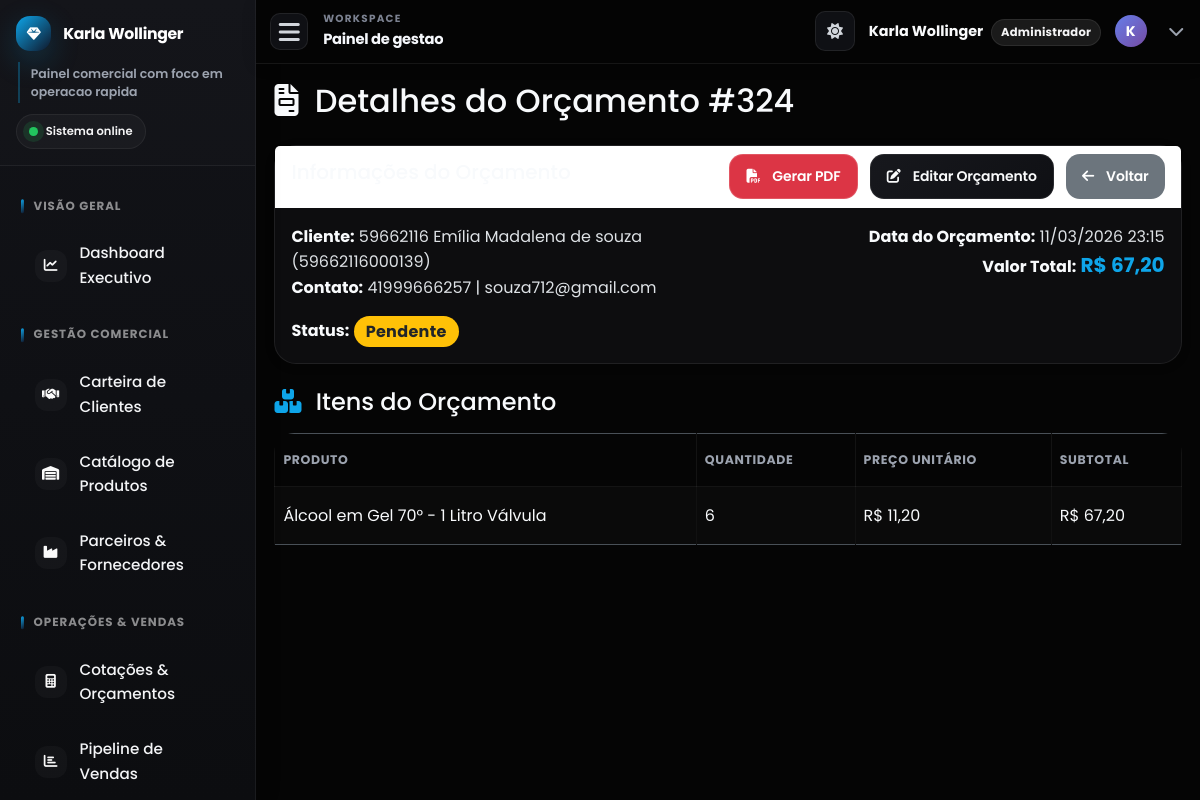
The app's page /detalhes_orcamento.php?id=324 (signed in) with its own data.
### tables this page shows
CREATE TABLE `orcamentos` (
  `id` int(11) NOT NULL AUTO_INCREMENT,
  `cliente_id` int(11) NOT NULL,
  `data_orcamento` datetime DEFAULT current_timestamp(),
  `data_atualizacao` datetime DEFAULT NULL,
  `valor_total` decimal(10,2) NOT NULL,
  `status_orcamento` enum('pendente','aprovado','rejeitado','convertido_venda') DEFAULT 'pendente',
  `forma_pagamento` enum('pix','debito','credito','dinheiro','faturamento','boleto') DEFAULT 'faturamento',
  `tipo_faturamento` enum('avista','7','15','15_dias','20','20_dias','21','28','30','30_dias','45_dias','60_dias','90_dias','15_30','20_30','21_30','20_30_45','28_35_42','28_35_42_59','28_35_45','30_45_60','30_60_90') DEFAULT 'avista',
  `data_vencimento` date DEFAULT NULL,
  `observacoes` text DEFAULT NULL,
  `empresa_id` int(11) DEFAULT NULL,
  `comissao_percentual` decimal(5,2) DEFAULT 0.00,
  `valor_comissao` decimal(10,2) DEFAULT 0.00,
  `data_criacao` date NOT NULL,
  PRIMARY KEY (`id`)
);

CREATE TABLE `clientes` (
  `id` int(11) NOT NULL,
  `nome` varchar(255) NOT NULL,
  `nome_fantasia` varchar(255) DEFAULT NULL,
  `tipo_pessoa` enum('fisica','juridica') NOT NULL,
  `cpf_cnpj` varchar(22) DEFAULT NULL,
  `inscricao_estadual` varchar(20) DEFAULT NULL,
  `email` varchar(100) DEFAULT NULL,
  `telefone` varchar(20) DEFAULT NULL,
  `endereco` varchar(255) DEFAULT NULL,
  `numero` varchar(20) DEFAULT NULL,
  `ponto_referencia` varchar(255) DEFAULT NULL,
  `cidade` varchar(100) DEFAULT NULL,
  `estado` varchar(2) DEFAULT NULL,
  `cep` varchar(10) DEFAULT NULL,
  `data_cadastro` datetime DEFAULT current_timestamp()
);

CREATE TABLE `itens_orcamento` (
  `id` int(11) NOT NULL,
  `orcamento_id` int(11) NOT NULL,
  `produto_id` int(11) NOT NULL,
  `quantidade` int(11) NOT NULL,
  `preco_unitario` decimal(10,2) NOT NULL
);

CREATE TABLE `produtos` (
  `id` int(11) NOT NULL,
  `nome` varchar(255) NOT NULL,
  `descricao` text DEFAULT NULL,
  `sku` varchar(50) DEFAULT NULL,
  `preco_venda` decimal(10,2) NOT NULL,
  `dias_recompra_sugerido` int(11) DEFAULT NULL,
  `percentual_lucro` decimal(5,2) NOT NULL DEFAULT 0.00,
  `quantidade_estoque` int(11) NOT NULL DEFAULT 0,
  `estoque_minimo` int(11) DEFAULT 5,
  `fornecedor` varchar(100) DEFAULT NULL,
  `data_cadastro` datetime DEFAULT current_timestamp(),
  `empresa_id` int(11) DEFAULT NULL,
  `ativo_marketplace` tinyint(1) DEFAULT 1,
  `destaque_marketplace` tinyint(1) DEFAULT 0,
  `ordem_exibicao` int(11) DEFAULT 0,
  `imagem_url` varchar(255) DEFAULT NULL,
  `imagem_produto` varchar(255) DEFAULT NULL,
  `descricao_completa` text DEFAULT NULL
);

### detalhes_orcamento.php (the view, shortened to what this page needs)
<?php
require_once 'includes/db_connect.php';
$orcamento_id = $_GET['id'] ?? null;
$orcamento = null;
$itens_orcamento = [];
if ($orcamento_id) {
    $sql_orcamento = "SELECT o.id, c.nome AS nome_cliente, c.cpf_cnpj, c.telefone, c.email,
                             o.data_orcamento, o.valor_total, o.status_orcamento, o.observacoes
                      FROM orcamentos o
                      JOIN clientes c ON o.cliente_id = c.id
                      WHERE o.id = ?";
    if ($stmt_orcamento = $conn->prepare($sql_orcamento)) {
        $stmt_orcamento->bind_param("i", $orcamento_id);
        $stmt_orcamento->execute();
        $result_orcamento = $stmt_orcamento->get_result();
        if ($result_orcamento->num_rows == 1) {
            $orcamento = $result_orcamento->fetch_assoc();
        } else {
            $message = "Orçamento não encontrado.";
            $message_type = "danger";
        }
    } else {
        $message = "Erro ao buscar detalhes do orçamento: " . $conn->error;
        $message_type = "danger";
    }
    $sql_itens = "SELECT p.nome AS produto_nome, io.quantidade, io.preco_unitario
                  FROM itens_orcamento io
                  JOIN produtos p ON io.produto_id = p.id
                  WHERE io.orcamento_id = ?";
    if ($stmt_itens = $conn->prepare($sql_itens)) {
        $stmt_itens->bind_param("i", $orcamento_id);
        $stmt_itens->execute();
        $result_itens = $stmt_itens->get_result();
        while ($row_item = $result_itens->fetch_assoc()) {
            $itens_orcamento[] = $row_item;
        }
    } else {
        $message = "Erro ao buscar itens do orçamento: " . $conn->error;
        $message_type = "danger";
    }
} else {
    $message = "ID do orçamento não especificado.";
    $message_type = "danger";
}
include_once 'includes/header.php';
?>
<h2 class="mb-4"><i class="fas fa-file-invoice me-2"></i> Detalhes do Orçamento #<?php echo htmlspecialchars($orcamento_id); ?></h2>
<?php if ($orcamento):
    $status_class = '';
    switch ($orcamento['status_orcamento']) {
        case 'pendente':
            $status_class = 'bg-warning text-dark';
            break;
    }
    ?>
    <div class="card shadow-sm mb-4">
        <div class="card-header bg-white d-flex justify-content-between align-items-center">
            <h5>Informações do Orçamento</h5>
            <div>
                <a href="gerar_pdf_orcamento.php?id=<?php echo htmlspecialchars($orcamento['id']); ?>" class="btn btn-danger btn-sm me-2" title="Gerar PDF" target="_blank">
                    <i class="fas fa-file-pdf me-1"></i> Gerar PDF
                </a>
                <?php if ($orcamento['status_orcamento'] != 'convertido_venda' && $orcamento['status_orcamento'] != 'rejeitado'): ?>
                    <a href="criar_orcamento.php?id=<?php echo htmlspecialchars($orcamento['id']); ?>" class="btn btn-primary btn-sm me-2" title="Editar Orçamento">
                        <i class="fas fa-edit me-1"></i> Editar Orçamento
                    </a>
                <?php endif; ?>
                <a href="orcamentos.php" class="btn btn-secondary btn-sm" title="Voltar para Orçamentos">
                    <i class="fas fa-arrow-left me-1"></i> Voltar
                </a>
            </div>
        </div>
        <div class="card-body">
            <div class="row mb-3">
                <div class="col-md-6">
                    <strong>Cliente:</strong> <?php echo htmlspecialchars($orcamento['nome_cliente']); ?> (<?php echo htmlspecialchars($orcamento['cpf_cnpj']); ?>)<br>
                    <strong>Contato:</strong> <?php echo htmlspecialchars($orcamento['telefone']); ?> | <?php echo htmlspecialchars($orcamento['email']); ?>
                </div>
                <div class="col-md-6 text-md-end">
                    <strong>Data do Orçamento:</strong> <?php echo date('d/m/Y H:i', strtotime($orcamento['data_orcamento'])); ?><br>
                    <strong>Valor Total:</strong> <span class="fs-5 fw-bold text-primary">R$ <?php echo number_format($orcamento['valor_total'], 2, ',', '.'); ?></span>
                </div>
            </div>
            <div class="row">
                <div class="col-md-12">
                    <strong>Status:</strong> <span class="badge <?php echo $status_class; ?> fs-6"><?php echo htmlspecialchars(ucfirst(str_replace('_', ' ', $orcamento['status_orcamento']))); ?></span>
                </div>
            </div>
        </div>
    </div>
    <h4 class="mb-3"><i class="fas fa-boxes me-2 text-primary"></i> Itens do Orçamento</h4>
    <div class="table-responsive">
        <table class="table table-bordered table-striped">
            <thead>
                <tr>
                    <th>Produto</th>
                    <th>Quantidade</th>
                    <th>Preço Unitário</th>
                    <th>Subtotal</th>
                </tr>
            </thead>
            <tbody>
                <?php
                if (!empty($itens_orcamento)) {
                    foreach ($itens_orcamento as $item) {
                        $subtotal_item = $item['quantidade'] * $item['preco_unitario'];
                        ?>
                        <tr>
                            <td><?php echo htmlspecialchars($item['produto_nome']); ?></td>
                            <td><?php echo htmlspecialchars($item['quantidade']); ?></td>
                            <td>R$ <?php echo number_format($item['preco_unitario'], 2, ',', '.'); ?></td>
                            <td>R$ <?php echo number_format($subtotal_item, 2, ',', '.'); ?></td>
                        </tr>
                        <?php
                    }
                } else {
                    echo '<tr><td colspan="4" class="text-center">Nenhum item encontrado para este orçamento.</td></tr>';
                }
                ?>
            </tbody>
        </table>
    </div>
<?php endif; ?>
<?php include_once 'includes/footer.php'; ?>

### records on screen
orcamentos: cliente.nome "59662116 Emília Madalena de souza", cliente.cpf_cnpj "59662116000139", cliente.telefone "41999666257", cliente.email "souza712@gmail.com", data_orcamento "11/03/2026 23:15", valor_total "67,20", status_orcamento "Pendente"
itens_orcamento: produto.nome "Álcool em Gel 70° - 1 Litro Válvula", quantidade "6", preco_unitario "11,20", subtotal_item "67,20"

### other values on screen
$current_page_title "Painel de gestao"
$_SESSION["nome"] "Karla Wollinger"
$user_role_label "Administrador"
substr($_SESSION["nome"] ?? 'U', 0, 1) "K"
$orcamento_id "324"
